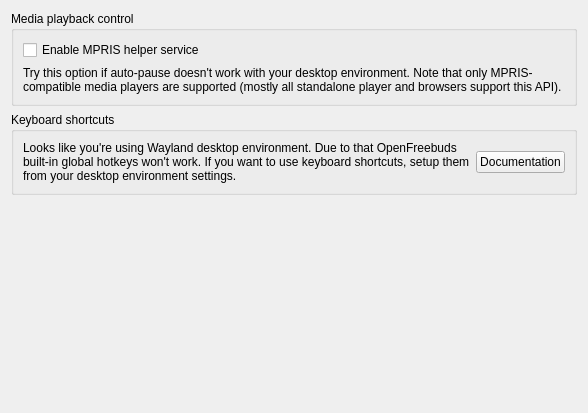
<?xml version="1.0" encoding="UTF-8"?>
<ui version="4.0">
 <class>OfbQtLinuxExtrasModule</class>
 <widget class="QWidget" name="OfbQtLinuxExtrasModule">
  <property name="geometry">
   <rect>
    <x>0</x>
    <y>0</y>
    <width>588</width>
    <height>413</height>
   </rect>
  </property>
  <property name="windowTitle">
   <string>Linux-specific</string>
  </property>
  <layout class="QVBoxLayout" name="verticalLayout_2">
   <item>
    <widget class="QGroupBox" name="groupBox">
     <property name="title">
      <string>Media playback control</string>
     </property>
     <layout class="QVBoxLayout" name="verticalLayout">
      <item>
       <widget class="QCheckBox" name="mpris_helper_checkbox">
        <property name="text">
         <string>Enable MPRIS helper service</string>
        </property>
       </widget>
      </item>
      <item>
       <widget class="QLabel" name="label">
        <property name="text">
         <string>Try this option if auto-pause doesn't work with your desktop environment. Note that only MPRIS-compatible media players are supported (mostly all standalone player and browsers support this API).</string>
        </property>
        <property name="wordWrap">
         <bool>true</bool>
        </property>
       </widget>
      </item>
     </layout>
    </widget>
   </item>
   <item>
    <widget class="QGroupBox" name="wayland_root">
     <property name="title">
      <string>Keyboard shortcuts</string>
     </property>
     <layout class="QHBoxLayout" name="horizontalLayout">
      <item>
       <widget class="QLabel" name="label_2">
        <property name="text">
         <string>Looks like you're using Wayland desktop environment. Due to that OpenFreebuds built-in global hotkeys won't work. If you want to use keyboard shortcuts, setup them from your desktop environment settings.</string>
        </property>
        <property name="wordWrap">
         <bool>true</bool>
        </property>
       </widget>
      </item>
      <item>
       <widget class="QPushButton" name="pushButton">
        <property name="sizePolicy">
         <sizepolicy hsizetype="Fixed" vsizetype="Fixed">
          <horstretch>0</horstretch>
          <verstretch>0</verstretch>
         </sizepolicy>
        </property>
        <property name="text">
         <string>Documentation</string>
        </property>
       </widget>
      </item>
     </layout>
    </widget>
   </item>
   <item>
    <spacer name="verticalSpacer">
     <property name="orientation">
      <enum>Qt::Vertical</enum>
     </property>
     <property name="sizeHint" stdset="0">
      <size>
       <width>20</width>
       <height>40</height>
      </size>
     </property>
    </spacer>
   </item>
  </layout>
 </widget>
 <resources/>
 <connections>
  <connection>
   <sender>pushButton</sender>
   <signal>clicked()</signal>
   <receiver>OfbQtLinuxExtrasModule</receiver>
   <slot>on_hotkeys_doc()</slot>
   <hints>
    <hint type="sourcelabel">
     <x>356</x>
     <y>264</y>
    </hint>
    <hint type="destinationlabel">
     <x>293</x>
     <y>206</y>
    </hint>
   </hints>
  </connection>
 </connections>
 <slots>
  <slot>on_hotkeys_doc()</slot>
 </slots>
</ui>
